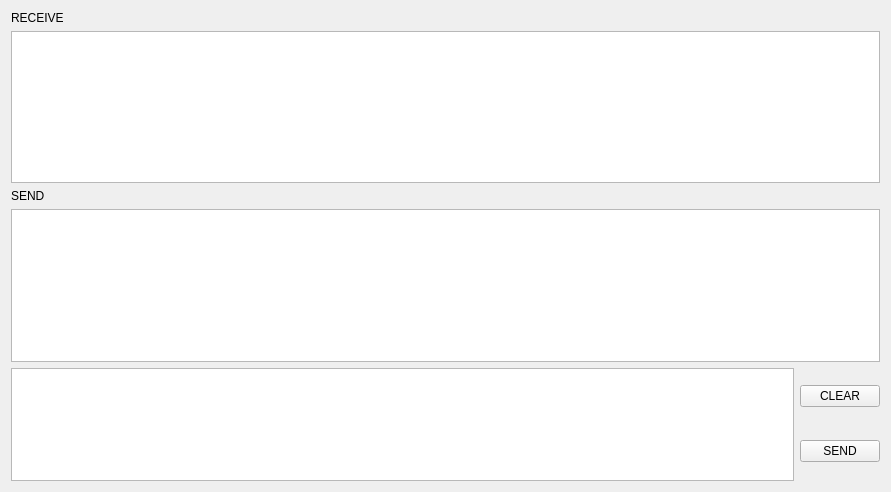
          <widget class="QWidget" name="page_4">
           <property name="geometry">
            <rect>
             <x>0</x>
             <y>0</y>
             <width>891</width>
             <height>492</height>
            </rect>
           </property>
           <attribute name="label">
            <string>SerialMessage</string>
           </attribute>
           <layout class="QVBoxLayout" name="verticalLayout_13">
            <item>
             <layout class="QVBoxLayout" name="verticalLayout_10">
              <item>
               <widget class="QLabel" name="label_11">
                <property name="text">
                 <string>RECEIVE</string>
                </property>
               </widget>
              </item>
              <item>
               <widget class="QTextBrowser" name="browser_serial_receive"/>
              </item>
              <item>
               <layout class="QVBoxLayout" name="verticalLayout_11">
                <item>
                 <widget class="QLabel" name="label_14">
                  <property name="text">
                   <string>SEND</string>
                  </property>
                 </widget>
                </item>
                <item>
                 <widget class="QTextBrowser" name="browser_serial_send"/>
                </item>
               </layout>
              </item>
             </layout>
            </item>
            <item>
             <layout class="QHBoxLayout" name="horizontalLayout_16">
              <item>
               <widget class="QTextEdit" name="textEdit_serial"/>
              </item>
              <item>
               <layout class="QVBoxLayout" name="verticalLayout_12">
                <item>
                 <widget class="QPushButton" name="pushButton_7">
                  <property name="text">
                   <string>CLEAR</string>
                  </property>
                 </widget>
                </item>
                <item>
                 <spacer name="verticalSpacer_4">
                  <property name="orientation">
                   <enum>Qt::Vertical</enum>
                  </property>
                  <property name="sizeType">
                   <enum>QSizePolicy::Maximum</enum>
                  </property>
                  <property name="sizeHint" stdset="0">
                   <size>
                    <width>40</width>
                    <height>10</height>
                   </size>
                  </property>
                 </spacer>
                </item>
                <item>
                 <widget class="QPushButton" name="serial_send_button">
                  <property name="text">
                   <string>SEND</string>
                  </property>
                 </widget>
                </item>
               </layout>
              </item>
             </layout>
            </item>
           </layout>
          </widget>
